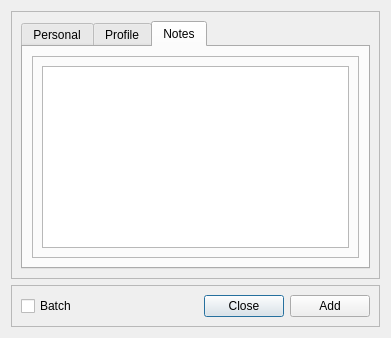
<?xml version="1.0" encoding="UTF-8"?>
<ui version="4.0">
 <class>AddBrotherWindow</class>
 <widget class="QDialog" name="AddBrotherWindow">
  <property name="geometry">
   <rect>
    <x>0</x>
    <y>0</y>
    <width>391</width>
    <height>338</height>
   </rect>
  </property>
  <property name="windowTitle">
   <string>Add Brother</string>
  </property>
  <layout class="QGridLayout" name="gridLayout_2">
   <item row="0" column="0">
    <widget class="QFrame" name="frame_7">
     <property name="frameShape">
      <enum>QFrame::StyledPanel</enum>
     </property>
     <property name="frameShadow">
      <enum>QFrame::Raised</enum>
     </property>
     <layout class="QVBoxLayout" name="verticalLayout">
      <item>
       <widget class="QTabWidget" name="tabWidget">
        <property name="currentIndex">
         <number>2</number>
        </property>
        <widget class="QWidget" name="tab">
         <attribute name="title">
          <string>Personal</string>
         </attribute>
         <layout class="QGridLayout" name="gridLayout_3">
          <item row="1" column="0">
           <widget class="Line" name="line">
            <property name="orientation">
             <enum>Qt::Horizontal</enum>
            </property>
           </widget>
          </item>
          <item row="0" column="0">
           <widget class="QFrame" name="frame_2">
            <property name="layoutDirection">
             <enum>Qt::LeftToRight</enum>
            </property>
            <property name="frameShape">
             <enum>QFrame::StyledPanel</enum>
            </property>
            <property name="frameShadow">
             <enum>QFrame::Raised</enum>
            </property>
            <layout class="QGridLayout" name="gridLayout">
             <item row="5" column="0">
              <widget class="QLabel" name="label_3">
               <property name="text">
                <string>Last Name</string>
               </property>
               <property name="wordWrap">
                <bool>false</bool>
               </property>
              </widget>
             </item>
             <item row="0" column="0">
              <widget class="QLabel" name="label">
               <property name="text">
                <string>First Name</string>
               </property>
               <property name="wordWrap">
                <bool>false</bool>
               </property>
              </widget>
             </item>
             <item row="3" column="0">
              <widget class="QLabel" name="label_2">
               <property name="text">
                <string>Middle Name</string>
               </property>
               <property name="wordWrap">
                <bool>false</bool>
               </property>
              </widget>
             </item>
             <item row="0" column="1">
              <widget class="QLineEdit" name="line_f_name"/>
             </item>
             <item row="3" column="1">
              <widget class="QLineEdit" name="line_m_name"/>
             </item>
             <item row="5" column="1">
              <widget class="QLineEdit" name="line_l_name"/>
             </item>
            </layout>
           </widget>
          </item>
          <item row="2" column="0">
           <widget class="QFrame" name="frame_3">
            <property name="frameShape">
             <enum>QFrame::StyledPanel</enum>
            </property>
            <property name="frameShadow">
             <enum>QFrame::Raised</enum>
            </property>
            <layout class="QGridLayout" name="gridLayout_4">
             <item row="0" column="0">
              <widget class="QLabel" name="label_4">
               <property name="text">
                <string>Phone</string>
               </property>
              </widget>
             </item>
             <item row="0" column="1">
              <widget class="QLineEdit" name="line_phone"/>
             </item>
             <item row="1" column="0">
              <widget class="QLabel" name="label_5">
               <property name="text">
                <string>Email</string>
               </property>
              </widget>
             </item>
             <item row="1" column="1">
              <widget class="QLineEdit" name="line_email"/>
             </item>
            </layout>
           </widget>
          </item>
         </layout>
        </widget>
        <widget class="QWidget" name="tab_2">
         <attribute name="title">
          <string>Profile</string>
         </attribute>
         <layout class="QGridLayout" name="gridLayout_7">
          <item row="0" column="0">
           <widget class="QFrame" name="frame_4">
            <property name="frameShape">
             <enum>QFrame::StyledPanel</enum>
            </property>
            <property name="frameShadow">
             <enum>QFrame::Raised</enum>
            </property>
            <layout class="QGridLayout" name="gridLayout_8">
             <item row="0" column="0">
              <widget class="QLabel" name="label_6">
               <property name="text">
                <string>Congregation</string>
               </property>
              </widget>
             </item>
             <item row="0" column="1">
              <widget class="QComboBox" name="combo_congregation">
               <item>
                <property name="text">
                 <string>Cong 1</string>
                </property>
               </item>
               <item>
                <property name="text">
                 <string>Cong 2</string>
                </property>
               </item>
               <item>
                <property name="text">
                 <string>Cong 3</string>
                </property>
               </item>
              </widget>
             </item>
             <item row="1" column="0">
              <widget class="QLabel" name="label_7">
               <property name="text">
                <string>Responsibility</string>
               </property>
              </widget>
             </item>
             <item row="1" column="1">
              <widget class="QComboBox" name="combo_publisher">
               <item>
                <property name="text">
                 <string>Publisher</string>
                </property>
               </item>
               <item>
                <property name="text">
                 <string>Ministerial Servant</string>
                </property>
               </item>
               <item>
                <property name="text">
                 <string>Elder</string>
                </property>
               </item>
              </widget>
             </item>
            </layout>
           </widget>
          </item>
          <item row="1" column="0">
           <widget class="Line" name="line_2">
            <property name="orientation">
             <enum>Qt::Horizontal</enum>
            </property>
           </widget>
          </item>
          <item row="2" column="0">
           <widget class="QFrame" name="frame_5">
            <property name="frameShape">
             <enum>QFrame::StyledPanel</enum>
            </property>
            <property name="frameShadow">
             <enum>QFrame::Raised</enum>
            </property>
            <layout class="QGridLayout" name="gridLayout_9">
             <item row="0" column="0" colspan="3">
              <widget class="QLabel" name="label_8">
               <property name="text">
                <string>Serves in the following capacity:</string>
               </property>
               <property name="wordWrap">
                <bool>true</bool>
               </property>
              </widget>
             </item>
             <item row="1" column="0">
              <widget class="QCheckBox" name="check_chairman">
               <property name="text">
                <string>Chairman</string>
               </property>
              </widget>
             </item>
             <item row="1" column="1">
              <widget class="QCheckBox" name="check_speaker">
               <property name="text">
                <string>Speaker</string>
               </property>
              </widget>
             </item>
             <item row="1" column="2">
              <widget class="QCheckBox" name="check_talkC">
               <property name="text">
                <string>Talk Coordinator</string>
               </property>
              </widget>
             </item>
            </layout>
           </widget>
          </item>
         </layout>
        </widget>
        <widget class="QWidget" name="tab_3">
         <attribute name="title">
          <string>Notes</string>
         </attribute>
         <layout class="QGridLayout" name="gridLayout_5">
          <item row="0" column="0">
           <widget class="QFrame" name="frame_6">
            <property name="frameShape">
             <enum>QFrame::StyledPanel</enum>
            </property>
            <property name="frameShadow">
             <enum>QFrame::Raised</enum>
            </property>
            <layout class="QGridLayout" name="gridLayout_6">
             <item row="0" column="0">
              <widget class="QTextEdit" name="text_note"/>
             </item>
            </layout>
           </widget>
          </item>
         </layout>
        </widget>
       </widget>
      </item>
     </layout>
    </widget>
   </item>
   <item row="1" column="0">
    <widget class="QFrame" name="frame">
     <property name="frameShape">
      <enum>QFrame::StyledPanel</enum>
     </property>
     <property name="frameShadow">
      <enum>QFrame::Raised</enum>
     </property>
     <layout class="QHBoxLayout" name="horizontalLayout">
      <item>
       <widget class="QCheckBox" name="checkBox_4">
        <property name="enabled">
         <bool>true</bool>
        </property>
        <property name="text">
         <string>Batch</string>
        </property>
       </widget>
      </item>
      <item>
       <spacer name="horizontalSpacer">
        <property name="orientation">
         <enum>Qt::Horizontal</enum>
        </property>
        <property name="sizeHint" stdset="0">
         <size>
          <width>40</width>
          <height>20</height>
         </size>
        </property>
       </spacer>
      </item>
      <item>
       <widget class="QPushButton" name="button_close">
        <property name="text">
         <string>Close</string>
        </property>
       </widget>
      </item>
      <item>
       <widget class="QPushButton" name="button_add">
        <property name="text">
         <string>Add</string>
        </property>
       </widget>
      </item>
     </layout>
    </widget>
   </item>
  </layout>
 </widget>
 <tabstops>
  <tabstop>tabWidget</tabstop>
  <tabstop>line_f_name</tabstop>
  <tabstop>line_m_name</tabstop>
  <tabstop>line_l_name</tabstop>
  <tabstop>line_phone</tabstop>
  <tabstop>line_email</tabstop>
  <tabstop>combo_congregation</tabstop>
  <tabstop>combo_publisher</tabstop>
  <tabstop>check_chairman</tabstop>
  <tabstop>check_speaker</tabstop>
  <tabstop>check_talkC</tabstop>
  <tabstop>text_note</tabstop>
  <tabstop>button_close</tabstop>
  <tabstop>button_add</tabstop>
 </tabstops>
 <resources/>
 <connections>
  <connection>
   <sender>button_close</sender>
   <signal>clicked()</signal>
   <receiver>AddBrotherWindow</receiver>
   <slot>close()</slot>
   <hints>
    <hint type="sourcelabel">
     <x>238</x>
     <y>305</y>
    </hint>
    <hint type="destinationlabel">
     <x>195</x>
     <y>168</y>
    </hint>
   </hints>
  </connection>
 </connections>
</ui>
